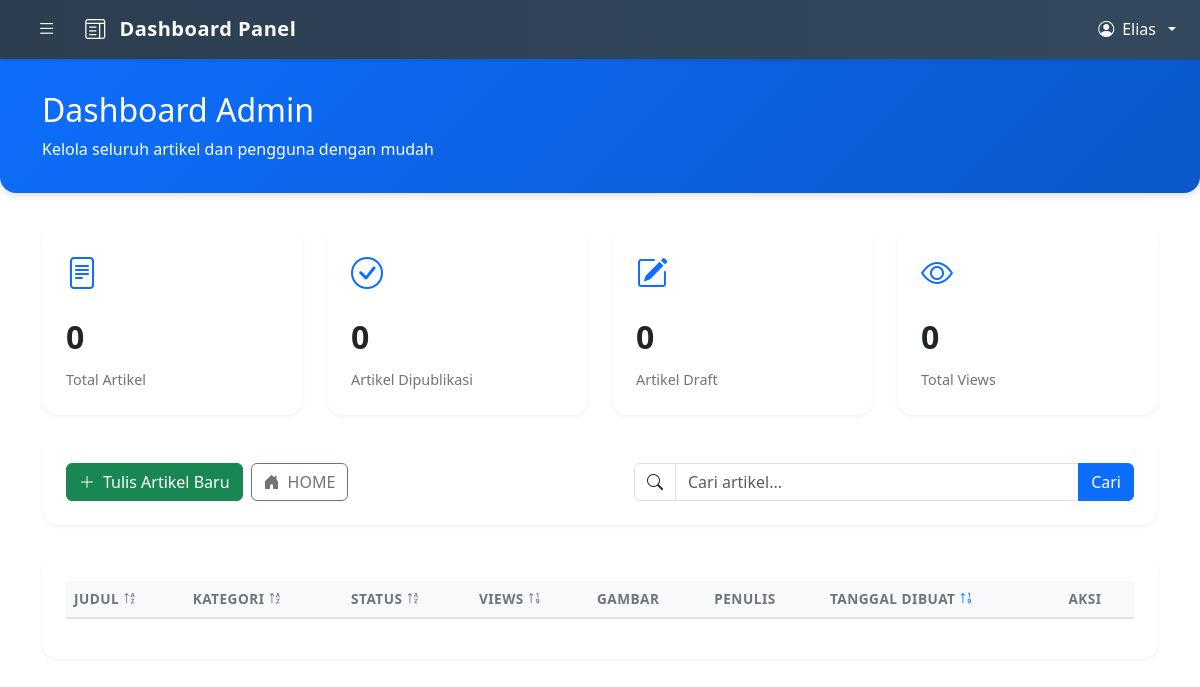
Page /bloging/dashboard/admin/blogs_management.php (signed in) on the earlier database version.
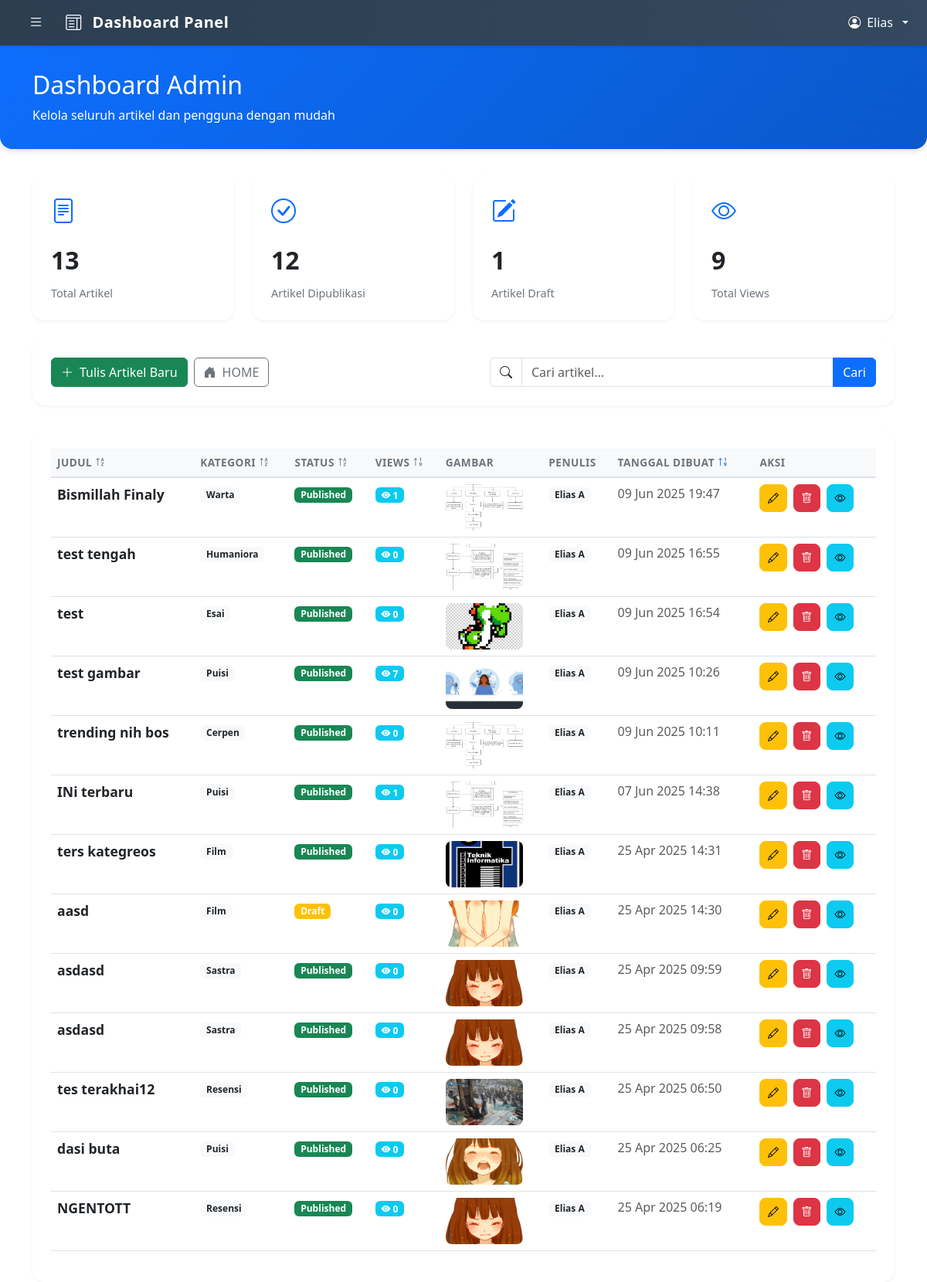
Same page on the later database version.
### tables this page shows
CREATE TABLE IF NOT EXISTS `blogs` (
  `id` int NOT NULL AUTO_INCREMENT,
  `title` varchar(255) NOT NULL,
  `content` text NOT NULL,
  `image` varchar(255) DEFAULT NULL,
  `created_at` timestamp NULL DEFAULT CURRENT_TIMESTAMP,
  `category_id` int DEFAULT NULL,
  `author_id` int DEFAULT NULL,
  `author_type` enum('admin','user') DEFAULT NULL,
  `status` enum('draft','published') DEFAULT 'draft',
  `views` int NOT NULL DEFAULT '0',
  PRIMARY KEY (`id`)
);

CREATE TABLE IF NOT EXISTS `category` (
  `id` int NOT NULL AUTO_INCREMENT,
  `category` varchar(127) NOT NULL,
  `parent_id` int DEFAULT NULL,
  PRIMARY KEY (`id`),
  KEY `parent_id` (`parent_id`)
);

### bloging/dashboard/admin/blogs_management.php (the view, shortened to what the rows shown need)
<?php
include '../../config.php';
$search = isset($_GET['search']) ? trim($_GET['search']) : '';
$search_display = $search;
$sort = isset($_GET['sort']) ? $_GET['sort'] : 'created_at';
$order = isset($_GET['order']) ? $_GET['order'] : 'DESC';
$query = "
    SELECT blogs.*,
           category.category AS category_name,
           users.fname AS user_name,
           admin.first_name AS admin_first,
           admin.last_name AS admin_last
    FROM blogs
    LEFT JOIN category ON blogs.category_id = category.id
    LEFT JOIN users ON blogs.author_type = 'user' AND blogs.author_id = users.id
    LEFT JOIN admin ON blogs.author_type = 'admin' AND blogs.author_id = admin.id
    WHERE 1=1
";
$allowed_sort_columns = ['title', 'category_name', 'status', 'views', 'created_at'];
$sort = in_array($sort, $allowed_sort_columns) ? $sort : 'created_at';
$order = strtoupper($order) === 'ASC' ? 'ASC' : 'DESC';
$query .= " ORDER BY " . ($sort === 'category_name' ? 'category.category' : 'blogs.' . $sort) . " " . $order;
$stmt = $conn->prepare($query);
$stmt->execute();
$result = $stmt->get_result();
?>
<!DOCTYPE html>
<html lang="id">
<head>
    <link href="https://cdn.jsdelivr.net/npm/bootstrap@5.3.0/dist/css/bootstrap.min.css" rel="stylesheet">
    <link href="https://cdn.jsdelivr.net/npm/bootstrap-icons@1.10.5/font/bootstrap-icons.css" rel="stylesheet">
</head>
<body>
    <?php include '../components/navbar.php'; ?>
    <?php include '../components/sidebar.php'; ?>
    <div class="dashboard-header">
        <div class="container">
            <h2 class="mb-2">Dashboard Admin</h2>
        </div>
    </div>
    <div class="container">
        <div class="table-container">
            <div class="table-responsive">
                <table class="table table-hover">
                    <thead>
                        <tr>
                            <th>
                                Judul
                                <a href="?sort=title&order=<?= $sort === 'title' && $order === 'ASC' ? 'DESC' : 'ASC' ?><?= !empty($search_display) ? '&search=' . urlencode($search_display) : '' ?>" class="sort-icon <?= $sort === 'title' ? 'active' : '' ?>">
                                    <i class="bi bi-sort-alpha-<?= $sort === 'title' && $order === 'ASC' ? 'down' : 'up' ?>"></i>
                                </a>
                            </th>
                            <th>
                                Kategori
                                <a href="?sort=category_name&order=<?= $sort === 'category_name' && $order === 'ASC' ? 'DESC' : 'ASC' ?><?= !empty($search_display) ? '&search=' . urlencode($search_display) : '' ?>" class="sort-icon <?= $sort === 'category_name' ? 'active' : '' ?>">
                                    <i class="bi bi-sort-alpha-<?= $sort === 'category_name' && $order === 'ASC' ? 'down' : 'up' ?>"></i>
                                </a>
                            </th>
                            <th>
                                Status
                                <a href="?sort=status&order=<?= $sort === 'status' && $order === 'ASC' ? 'DESC' : 'ASC' ?><?= !empty($search_display) ? '&search=' . urlencode($search_display) : '' ?>" class="sort-icon <?= $sort === 'status' ? 'active' : '' ?>">
                                    <i class="bi bi-sort-alpha-<?= $sort === 'status' && $order === 'ASC' ? 'down' : 'up' ?>"></i>
                                </a>
                            </th>
                            <th>
                                Views
                                <a href="?sort=views&order=<?= $sort === 'views' && $order === 'ASC' ? 'DESC' : 'ASC' ?><?= !empty($search_display) ? '&search=' . urlencode($search_display) : '' ?>" class="sort-icon <?= $sort === 'views' ? 'active' : '' ?>">
                                    <i class="bi bi-sort-numeric-<?= $sort === 'views' && $order === 'ASC' ? 'down' : 'up' ?>"></i>
                                </a>
                            </th>
                            <th>Gambar</th>
                            <th>Penulis</th>
                            <th>
                                Tanggal Dibuat
                                <a href="?sort=created_at&order=<?= $sort === 'created_at' && $order === 'ASC' ? 'DESC' : 'ASC' ?><?= !empty($search_display) ? '&search=' . urlencode($search_display) : '' ?>" class="sort-icon <?= $sort === 'created_at' ? 'active' : '' ?>">
                                    <i class="bi bi-sort-numeric-<?= $sort === 'created_at' && $order === 'ASC' ? 'down' : 'up' ?>"></i>
                                </a>
                            </th>
                            <th>Aksi</th>
                        </tr>
                    </thead>
                    <tbody>
                        <?php while ($row = $result->fetch_assoc()): ?>
                            <tr>
                                <td class="blog-title"><?= strip_tags($row['title']) ?></td>
                                <td>
                                    <span class="badge bg-light text-dark">
                                        <?= htmlspecialchars($row['category_name']) ?>
                                    </span>
                                </td>
                                <td>
                                    <span class="badge bg-<?= $row['status'] === 'published' ? 'success' : 'warning' ?>">
                                        <?= ucfirst($row['status']) ?>
                                    </span>
                                </td>
                                <td>
                                    <span class="badge bg-info">
                                        <i class="bi bi-eye-fill"></i> <?= number_format($row['views']) ?>
                                    </span>
                                </td>
                                <td>
                                    <?php
                                    $imagePath = !empty($row['image']) ? "../../uploads/" . basename($row['image']) : "";
                                    if (!empty($imagePath) && file_exists($imagePath)): ?>
                                        <div class="thumbnail-container">
                                            <img src="<?= $imagePath ?>" alt="Thumbnail" class="img-fluid">
                                        </div>
                                    <?php else: ?>
                                        <span class="badge bg-light text-dark">
                                            <i class="bi bi-image"></i> No Image
                                        </span>
                                    <?php endif; ?>
                                </td>
                                <td>
                                    <span class="badge bg-light text-dark">
                                        <?= $row['author_type'] === 'admin'
                                            ? htmlspecialchars($row['admin_first'] . ' ' . $row['admin_last'])
                                            : htmlspecialchars($row['user_name']) ?>
                                    </span>
                                </td>
                                <td>
                                    <span class="text-muted">
                                        <?= date('d M Y H:i', strtotime($row['created_at'])) ?>
                                    </span>
                                </td>
                                <td>
                                    <div class="action-buttons">
                                        <a href="../../edit_blog.php?id=<?= $row['id'] ?>" class="btn btn-warning btn-sm" title="Edit">
                                            <i class="bi bi-pencil"></i>
                                        </a>
                                        <a href="../../delete_blog.php?id=<?= $row['id'] ?>" class="btn btn-danger btn-sm" onclick="return confirm('Yakin ingin menghapus?')" title="Hapus">
                                            <i class="bi bi-trash"></i>
                                        </a>
                                        <a href="../../../view_detail.php?id=<?= $row['id'] ?>" class="btn btn-info btn-sm" title="Lihat">
                                            <i class="bi bi-eye"></i>
                                        </a>
                                    </div>
                                </td>
                            </tr>
                        <?php endwhile; ?>
                    </tbody>
                </table>
            </div>
        </div>
    </div>
</body>
</html>

Differences in the rows shown:
added blogs: title "Bismillah Finaly", category.category "Warta", status "Published", views "1", image (picture), admin.first_name+last_name "Elias A", created_at "09 Jun 2025 19:47"
added blogs: title "test tengah", category.category "Humaniora", status "Published", views "0", image (picture), admin.first_name+last_name "Elias A", created_at "09 Jun 2025 16:55"
added blogs: title "test", category.category "Esai", status "Published", views "0", image (picture), admin.first_name+last_name "Elias A", created_at "09 Jun 2025 16:54"
added blogs: title "test gambar", category.category "Puisi", status "Published", views "7", image (picture), admin.first_name+last_name "Elias A", created_at "09 Jun 2025 10:26"
added blogs: title "trending nih bos", category.category "Cerpen", status "Published", views "0", image (picture), admin.first_name+last_name "Elias A", created_at "09 Jun 2025 10:11"
added blogs: title "INi terbaru", category.category "Puisi", status "Published", views "1", image (picture), admin.first_name+last_name "Elias A", created_at "07 Jun 2025 14:38"
added blogs: title "ters kategreos", category.category "Film", status "Published", views "0", image (picture), admin.first_name+last_name "Elias A", created_at "25 Apr 2025 14:31"
added blogs: title "aasd", category.category "Film", status "Draft", views "0", image (picture), admin.first_name+last_name "Elias A", created_at "25 Apr 2025 14:30"
added blogs: title "asdasd", category.category "Sastra", status "Published", views "0", image (picture), admin.first_name+last_name "Elias A", created_at "25 Apr 2025 09:59"
added blogs: title "asdasd", category.category "Sastra", status "Published", views "0", image (picture), admin.first_name+last_name "Elias A", created_at "25 Apr 2025 09:58"
added blogs: title "tes terakhai12", category.category "Resensi", status "Published", views "0", image (picture), admin.first_name+last_name "Elias A", created_at "25 Apr 2025 06:50"
added blogs: title "dasi buta", category.category "Puisi", status "Published", views "0", image (picture), admin.first_name+last_name "Elias A", created_at "25 Apr 2025 06:25"
added blogs: title "NGENTOTT", category.category "Resensi", status "Published", views "0", image (picture), admin.first_name+last_name "Elias A", created_at "25 Apr 2025 06:19"
Other differences:
$stats['total_blogs']: "0" → "13"
$stats['published_blogs']: "0" → "12"
$stats['draft_blogs']: "0" → "1"
$stats['total_views']: "0" → "9"
